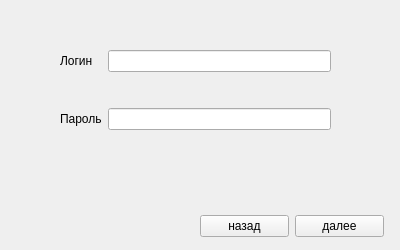
<?xml version="1.0" encoding="UTF-8"?>
<ui version="4.0">
 <class>Authorization</class>
 <widget class="QWidget" name="Authorization">
  <property name="geometry">
   <rect>
    <x>0</x>
    <y>0</y>
    <width>400</width>
    <height>250</height>
   </rect>
  </property>
  <property name="windowTitle">
   <string>Form</string>
  </property>
  <widget class="QWidget" name="gridLayoutWidget">
   <property name="geometry">
    <rect>
     <x>60</x>
     <y>20</y>
     <width>271</width>
     <height>141</height>
    </rect>
   </property>
   <layout class="QGridLayout" name="gridLayout">
    <item row="1" column="0">
     <widget class="QLabel" name="label_2">
      <property name="text">
       <string>Пароль</string>
      </property>
     </widget>
    </item>
    <item row="0" column="0">
     <widget class="QLabel" name="label">
      <property name="text">
       <string>Логин</string>
      </property>
     </widget>
    </item>
    <item row="1" column="1">
     <widget class="QLineEdit" name="password"/>
    </item>
    <item row="0" column="1">
     <widget class="QLineEdit" name="user_name"/>
    </item>
   </layout>
  </widget>
  <widget class="QWidget" name="">
   <property name="geometry">
    <rect>
     <x>200</x>
     <y>210</y>
     <width>184</width>
     <height>32</height>
    </rect>
   </property>
   <layout class="QHBoxLayout" name="horizontalLayout_2">
    <item>
     <widget class="QPushButton" name="backButton">
      <property name="text">
       <string>назад</string>
      </property>
     </widget>
    </item>
    <item>
     <widget class="QPushButton" name="nextWindowButton">
      <property name="text">
       <string>далее</string>
      </property>
     </widget>
    </item>
   </layout>
  </widget>
 </widget>
 <resources/>
 <connections/>
</ui>
